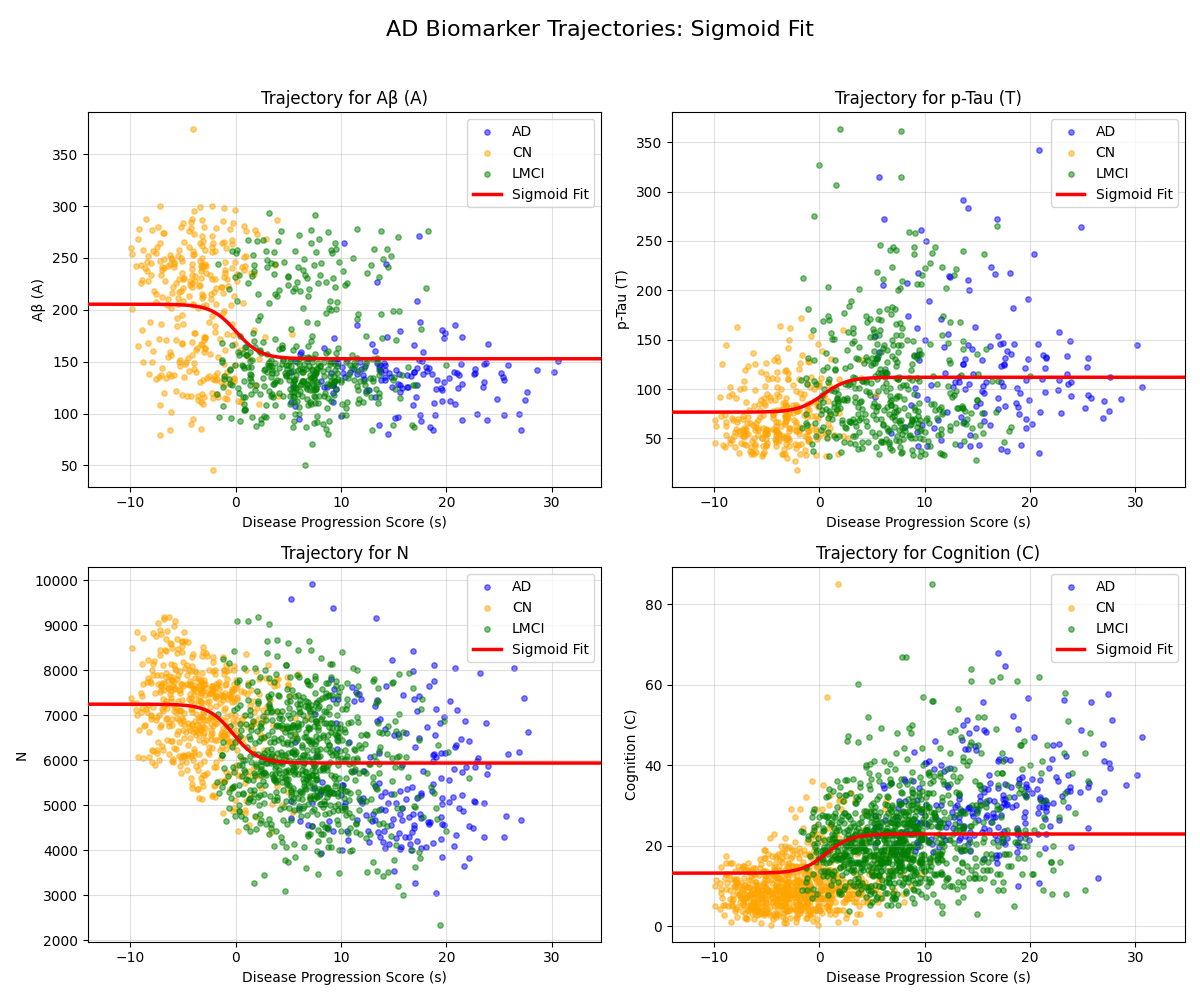

Here is the Python script that generated this plot:
import torch
import torch.nn as nn
import torch.optim as optim
import numpy as np
import matplotlib.pyplot as plt
from scipy.optimize import curve_fit
from tqdm import tqdm
import pccmnn as pc # 假设您有这个文件来加载和反归一化数据

# --- 0. 数据加载和准备 ---
# 加载数据和患者分期信息
csf_dict = pc.load_data()
stage_dict = pc.load_stage_dict()
print(f"成功加载 {len(csf_dict)} 位患者的数据。")

# --- 1. 为每位患者分配DPS变换参数（可优化版本）---
def assign_dps_params(csf_dict, stage_dict):
    """
    为每位患者创建可优化的DPS变换参数 a 和 b。
    a: CN=1, LMCI=2, AD=4 的初始值，但可优化
    b: 随机初始化，但可优化
    """
    patient_data = {}
    # 按照您的要求更新 s_ranges（用于初始化b参数）
    s_ranges = {
        'CN': (-10, 0),
        'LMCI': (-2, 8),
        'AD': (5, 20),
        'Other': (-10, 20) # 为其他类型提供一个默认范围
    }
    a_init_values = {'CN': 1.0, 'LMCI': 2.0, 'AD': 4.0, 'Other': 1.0}

    # 为每个患者创建可优化的a和b参数
    dps_params = {}
    for pid, sample in csf_dict.items():
        stage = stage_dict.get(pid, 'Other')
        t = sample[:, 0]

        # 初始化a参数（可优化）
        a_init = a_init_values[stage]
        a_param = nn.Parameter(torch.tensor(a_init, dtype=torch.float32))

        # 初始化b参数（可优化），使其初始s值落在合理区间
        s_min, s_max = s_ranges[stage]
        t_initial = t[0]
        s_initial_target = np.random.uniform(s_min, s_max)
        b_init = s_initial_target - a_init * t_initial
        b_param = nn.Parameter(torch.tensor(b_init, dtype=torch.float32))

        dps_params[pid] = {'a': a_param, 'b': b_param, 'stage': stage}

    return dps_params

def compute_s_values(csf_dict, dps_params):
    """
    根据当前的DPS参数计算所有患者的s值
    """
    patient_data = {}
    all_s_points = []
    all_y_points = []
    all_stages = []

    for pid, sample in csf_dict.items():
        t = sample[:, 0]
        y = sample[:, 1:5]

        params = dps_params[pid]
        a = params['a']
        b = params['b']
        stage = params['stage']

        # 计算s = a*t + b
        s = a * torch.tensor(t, dtype=torch.float32) + b

        patient_data[pid] = {'t': t, 'y': y, 's': s.detach().numpy(), 'stage': stage, 'a': a.item(), 'b': b.item()}

        all_s_points.append(s.detach().numpy())
        all_y_points.append(y)
        all_stages.extend([stage] * len(t))

    # 将列表转换为Numpy数组
    s_population = np.concatenate(all_s_points)
    y_population = np.concatenate(all_y_points)

    return patient_data, s_population, y_population, all_stages

# --- 新增功能：计算CN群体的平均初始值 ---
def get_cn_average_y0(patient_data):
    """
    计算CN（认知正常）群体在第一次访问时的平均生物标记物值（忽略NaN）。
    """
    cn_y0s = []
    for pid, data in patient_data.items():
        if data['stage'] == 'CN':
            cn_y0s.append(data['y'][0]) # 取第一次访问的数据
    
    if not cn_y0s:
        print("警告：未找到CN患者数据，将使用默认初始值 [0.1, 0, 0, 0]。")
        return np.array([0.1, 0.0, 0.0, 0.0])
    
    # 使用nanmean对每个生物标志物分别计算非NaN值的平均
    cn_y0s_array = np.array(cn_y0s)  # shape: (num_cn_patients, 4)
    avg_y0 = np.nanmean(cn_y0s_array, axis=0)
    
    # 如果某个标志物全是NaN，用0填充
    avg_y0 = np.nan_to_num(avg_y0, nan=0.0)
    
    print(f"计算出的CN群体平均初始值（非NaN，归一化后）: {avg_y0}")
    return avg_y0

# --- 2. 用Sigmoid函数拟合人群散点 ---
def sigmoid(s, a, b, c, d):
    """Sigmoid函数定义"""
    return a / (1.0 + np.exp(-b * (s - c))) + d

def fit_sigmoids(s_data, y_data):
    """为4个biomarker分别拟合sigmoid函数（自动处理NaN）"""
    sigmoid_params = []
    print("正在为4个生物标记物拟合Sigmoid曲线...")
    for k in range(4):
        y_k = y_data[:, k]

        # 去掉NaN值
        valid_mask = ~np.isnan(y_k)
        s_k_valid = s_data[valid_mask]
        y_k_valid = y_k[valid_mask]

        print(f"  - Biomarker {k+1}: {len(y_k_valid)}/{len(y_k)} 个有效数据点")

        # 为curve_fit提供一个较好的初始猜测值
        p0 = [
            np.max(y_k_valid) - np.min(y_k_valid),  # a: 幅度
            10,                                     # b: 斜率
            np.median(s_k_valid),                    # c: 中心点
            np.min(y_k_valid)                        # d: 垂直偏移
        ]

        params, _ = curve_fit(sigmoid, s_k_valid, y_k_valid, p0=p0, maxfev=10000)
        sigmoid_params.append(params)

    return np.array(sigmoid_params)

class DifferentiableSigmoidFit(nn.Module):
    """可微分的sigmoid拟合模型"""
    def __init__(self, num_biomarkers=4):
        super().__init__()
        # 为每个biomarker创建可训练的sigmoid参数 [a, b, c, d]
        # a: 幅度, b: 斜率, c: 中心点, d: 偏移
        # 根据AD疾病特征设置初始斜率：
        # Biomarker 0 (Abeta): 负斜率 (下降)
        # Biomarker 1 (p-Tau): 正斜率 (上升)
        # Biomarker 2 (N): 负斜率 (下降)
        # Biomarker 3 (C): 正斜率 (上升)
        initial_params = [
            [1.0, -1.0, 0.0, 0.0],  # Abeta: 负斜率 (下降)
            [1.0, 1.0, 0.0, 0.0],   # p-Tau: 正斜率 (上升)
            [1.0, -1.0, 0.0, 0.0],  # N: 负斜率 (下降)
            [1.0, 1.0, 0.0, 0.0]    # C: 正斜率 (上升)
        ]
        self.sigmoid_params = nn.ParameterList([
            nn.Parameter(torch.tensor(initial_params[i], dtype=torch.float32))
            for i in range(num_biomarkers)
        ])

    def forward(self, s):
        """
        计算sigmoid函数值
        s: (batch_size,) - s值数组
        返回: (batch_size, 4) - 每个biomarker在每个s值处的预测
        """
        s = s.unsqueeze(-1) if s.dim() == 1 else s  # (batch_size, 1)
        results = []
        for i in range(4):
            a, b, c, d = self.sigmoid_params[i]
            # 广播计算: s.shape = (batch_size, 1), 参数都是标量
            y = a / (1.0 + torch.exp(-b * (s - c))) + d  # (batch_size, 1)
            results.append(y.squeeze(-1))  # (batch_size,)
        return torch.stack(results, dim=-1)  # (batch_size, 4)

def fit_sigmoids_differentiable(s_data, y_data, epochs=1000, lr=1e-3):
    """可微分版本的sigmoid拟合，使用改进的损失函数"""

    # 转换为PyTorch张量
    s_tensor = torch.tensor(s_data, dtype=torch.float32)
    y_tensor = torch.tensor(y_data, dtype=torch.float32)

    # 计算数据范围，用于防止坍缩成直线的约束
    s_range = s_data.max() - s_data.min()

    # 创建模型
    model = DifferentiableSigmoidFit()
    optimizer = optim.Adam(model.parameters(), lr=lr)
    mse_criterion = nn.MSELoss()

    best_loss = float('inf')
    best_params = None

    # 训练
    model.train()
    progress_bar = tqdm(range(epochs), desc="Sigmoid拟合", ncols=None, leave=False)

    for epoch in progress_bar:
        optimizer.zero_grad()

        # 前向传播
        y_pred = model(s_tensor)

        # 基础损失：数据拟合损失
        valid_mask = ~torch.isnan(y_tensor)
        fit_loss = mse_criterion(y_pred[valid_mask], y_tensor[valid_mask])

        # 改进的损失项
        total_loss = fit_loss.clone()

        # 1. 锁定核心参数：B值接近1的正则化
        b_regularization = 0.0
        slope_max_penalty = 0.0
        curvature_penalty = 0.0

        for i in range(4):
            a, b, c, d = model.sigmoid_params[i]

            # B值正则化：根据biomarker特征设置目标B值
            # Biomarker 0 (Abeta): 目标B = -1 (下降)
            # Biomarker 1 (p-Tau): 目标B = 1 (上升)
            # Biomarker 2 (N): 目标B = -1 (下降)
            # Biomarker 3 (C): 目标B = 1 (上升)
            target_b_values = [-1.0, 1.0, -1.0, 1.0]  # 对应4个biomarker的目标B值
            target_b = target_b_values[i]
            b_regularization += (b - target_b) ** 2

            # 2. 控制导数极值：防止太陡或太扁
            # Sigmoid在拐点处的最大斜率：Slope_max = (a*b)/4
            # 这是因为sigmoid函数 y = a/(1+exp(-b(x-c))) + d 的导数在x=c处最大值为 (a*b)/4
            slope_max = torch.abs(a * b) / 4.0
            k_min, k_max = 0.1, 2.0  # 斜率合理范围

            # 防止太扁（坍缩成直线）
            slope_penalty_min = torch.relu(k_min - slope_max) ** 2
            # 防止太陡（像墙一样陡）
            slope_penalty_max = torch.relu(slope_max - k_max) ** 2
            slope_max_penalty += slope_penalty_min + slope_penalty_max

            # 3. 防止坍缩成直线的特殊技巧：控制B与数据范围的关系
            # 理想的B值应该在 4/(x_range) 到 6/(x_range) 之间
            ideal_b_min = 4.0 / s_range
            ideal_b_max = 6.0 / s_range
            b_range_penalty = torch.relu(ideal_b_min - torch.abs(b)) ** 2 + torch.relu(torch.abs(b) - ideal_b_max) ** 2
            curvature_penalty += b_range_penalty

        # 组合损失
        lambda_b = 1.0          # B值正则化权重
        lambda_slope = 0.5      # 斜率约束权重
        lambda_curvature = 0.2  # 曲率约束权重

        regularization_loss = lambda_b * b_regularization + \
                             lambda_slope * slope_max_penalty + \
                             lambda_curvature * curvature_penalty

        total_loss += regularization_loss

        # 反向传播
        total_loss.backward()
        optimizer.step()

        # 保存最佳参数
        if total_loss.item() < best_loss:
            best_loss = total_loss.item()
            best_params = [param.clone() for param in model.sigmoid_params]

        # 更新进度条
        progress_bar.set_postfix({
            'Fit': f'{fit_loss.item():.6f}',
            'Reg': f'{regularization_loss.item():.6f}',
            'Total': f'{total_loss.item():.6f}'
        })

    # 使用最佳参数
    if best_params is not None:
        for i in range(4):
            model.sigmoid_params[i].data = best_params[i].data

    model.eval()
    # 返回参数
    sigmoid_params = []
    for i in range(4):
        params = model.sigmoid_params[i].detach().numpy()
        sigmoid_params.append(params)

    return np.array(sigmoid_params)

def train_sigmoid_curves(csf_dict, dps_params, num_iterations=20):
    """
    只训练sigmoid曲线，不再优化DPS参数
    使用改进的损失函数确保sigmoid曲线有良好的形态
    """
    print(f"\n开始训练sigmoid曲线，共 {num_iterations} 次迭代...")

    best_curvature = -float('inf')
    best_sigmoid_params = None
    first_iteration_done = False

    progress_bar = tqdm(range(num_iterations), desc="Sigmoid训练", ncols=None)

    for iteration in progress_bar:
        # 使用固定的DPS参数计算s值并拟合sigmoid
        patient_data, s_pop, y_pop_norm, stages_pop = compute_s_values(csf_dict, dps_params)
        sigmoid_params = fit_sigmoids_differentiable(s_pop, y_pop_norm)

        # 计算s_grid并评估曲率
        s_min, s_max = s_pop.min(), s_pop.max()
        s_margin = (s_max - s_min) * 0.1
        s_grid = np.linspace(s_min - s_margin, s_max + s_margin, 300)

        curvature_grid = compute_sigmoid_curvature(s_grid, sigmoid_params)
        total_curvature = get_total_curvature(curvature_grid)

        # 保存最佳结果
        # 第一次迭代总是保存，即使曲率是NaN
        if not first_iteration_done or (not np.isnan(total_curvature) and total_curvature > best_curvature):
            best_curvature = total_curvature if not np.isnan(total_curvature) else best_curvature
            best_sigmoid_params = sigmoid_params.copy()
            first_iteration_done = True

        # 更新进度条
        progress_bar.set_postfix({
            '曲率': f'{total_curvature:.2f}' if not np.isnan(total_curvature) else 'NaN'
        })

    print(f"\nSigmoid训练完成！最佳曲率: {best_curvature:.6f}")

    return best_sigmoid_params

# --- 3. 定义神经网络模型 ---
def get_sigmoid_derivatives(s_grid, params):
    """计算sigmoid函数在网格点上的值和解析导数"""
    y_on_grid = np.zeros((len(s_grid), 4))
    dyds_on_grid = np.zeros((len(s_grid), 4))

    for k in range(4):
        a, b, c, d = params[k]
        exp_term = np.exp(-b * (s_grid - c))
        y_on_grid[:, k] = a / (1.0 + exp_term) + d
        dyds_on_grid[:, k] = (a * b * exp_term) / ((1.0 + exp_term)**2)

    return y_on_grid, dyds_on_grid

def compute_sigmoid_curvature(s_grid, params):
    """计算sigmoid函数在网格点上的曲率（使用二阶导数的绝对值作为曲率指标）"""
    curvature_on_grid = np.zeros((len(s_grid), 4))

    for k in range(4):
        a, b, c, d = params[k]

        # 数值稳定性：限制参数范围
        b = np.clip(b, 0.1, 10.0)  # 限制b在合理范围内
        a = np.clip(a, -10.0, 10.0)  # 限制a的范围

        # 数值稳定的指数计算
        exp_arg = -b * (s_grid - c)
        exp_arg = np.clip(exp_arg, -50.0, 50.0)  # 防止溢出
        exp_term = np.exp(exp_arg)
        denominator = (1.0 + exp_term) ** 3

        # 二阶导数：d²y/ds² = a*b²*exp(-b*(s-c))*(exp(-b*(s-c))-1) / (1 + exp(-b*(s-c)))^3
        d2yds2 = a * b**2 * exp_term * (exp_term - 1) / denominator

        # 使用二阶导数的绝对值作为曲率指标
        curvature_on_grid[:, k] = np.abs(d2yds2)

    return curvature_on_grid

def get_total_curvature(curvature_grid):
    """计算总曲率（所有biomarker在所有网格点的曲率之和）"""
    return np.sum(curvature_grid)

# --- 4. 绘图 ---
def plot_results(s_pop, y_pop, stages_pop, s_grid, sigmoid_params):
    """绘制最终结果图"""
    print("📊 正在生成最终结果图...")

    # 反归一化，准备绘图
    y_pop_orig = pc.inv_nor(y_pop)

    # 计算Sigmoid函数值（直接计算）
    y_sigmoid_grid_norm, _ = get_sigmoid_derivatives(s_grid, sigmoid_params)
    y_sigmoid_grid_orig = pc.inv_nor(y_sigmoid_grid_norm)

    TITLES = ['Aβ (A)', 'p-Tau (T)', 'N', 'Cognition (C)']
    colors = {'CN': 'orange', 'LMCI': 'green', 'AD': 'blue', 'Other': 'grey'}
    
    fig, axes = plt.subplots(2, 2, figsize=(12, 10))
    axes = axes.flat

    # 创建散点图所需的数据
    unique_stages = np.unique(stages_pop)
    scatter_data = {}
    for stage in unique_stages:
        mask = np.array(stages_pop) == stage
        scatter_data[stage] = (s_pop[mask], y_pop_orig[mask])

    for k in range(4):
        ax = axes[k]
        
        # 绘制各阶段散点
        for stage in unique_stages:
            s_vals, y_vals = scatter_data[stage]
            ax.scatter(s_vals, y_vals[:, k], s=15, alpha=0.5, c=colors[stage], label=stage)

        # 绘制Sigmoid拟合曲线
        ax.plot(s_grid, y_sigmoid_grid_orig[:, k], 'r-', lw=2.5, label='Sigmoid Fit', zorder=3)

        ax.set_xlabel('Disease Progression Score (s)')
        ax.set_ylabel(TITLES[k])
        
        # 设置横轴范围与s_grid一致
        ax.set_xlim(s_grid.min(), s_grid.max())
        
        ax.legend()
        ax.grid(True, alpha=0.4)
        ax.set_title(f'Trajectory for {TITLES[k]}')

    fig.suptitle('AD Biomarker Trajectories: Sigmoid Fit', fontsize=16)
    plt.tight_layout(rect=[0, 0, 1, 0.96])
    plt.savefig('pretrain.png')
    plt.show()



if __name__ == '__main__':
    # --- 执行Pipeline ---
    print("开始预训练流程...")

    # 1. 初始化可优化的DPS参数
    print("初始化DPS参数...")
    dps_params = assign_dps_params(csf_dict, stage_dict)

    # 2. 训练sigmoid曲线（固定DPS参数）
    print("训练sigmoid曲线...")
    sigmoid_params = train_sigmoid_curves(csf_dict, dps_params, num_iterations=20)

    # 3. 计算最终的s值和患者数据
    print("计算最终s值...")
    patient_data, s_pop, y_pop_norm, stages_pop = compute_s_values(csf_dict, dps_params)

    # 3.5. 从CN群体计算平均初始值
    print("计算CN群体平均初始值...")
    y0_cn_avg_norm = get_cn_average_y0(patient_data)

    # 4. 生成结果图表
    print("生成结果图表...")
    # 根据实际数据范围动态设置s_grid，并稍微扩展范围
    s_min, s_max = s_pop.min(), s_pop.max()
    s_margin = (s_max - s_min) * 0.1  # 扩展10%的边距
    s_grid = np.linspace(s_min - s_margin, s_max + s_margin, 300)

    plot_results(s_pop, y_pop_norm, stages_pop, s_grid, sigmoid_params)

    # 5. 保存DPS参数
    print("保存模型参数...")
    dps_params_dict = {}
    for pid, params in dps_params.items():
        dps_params_dict[pid] = {'a': params['a'].item(), 'b': params['b'].item()}
    torch.save(dps_params_dict, 'dps_pretrain.pth')
    print("DPS参数已保存到 dps_pretrain.pth")
